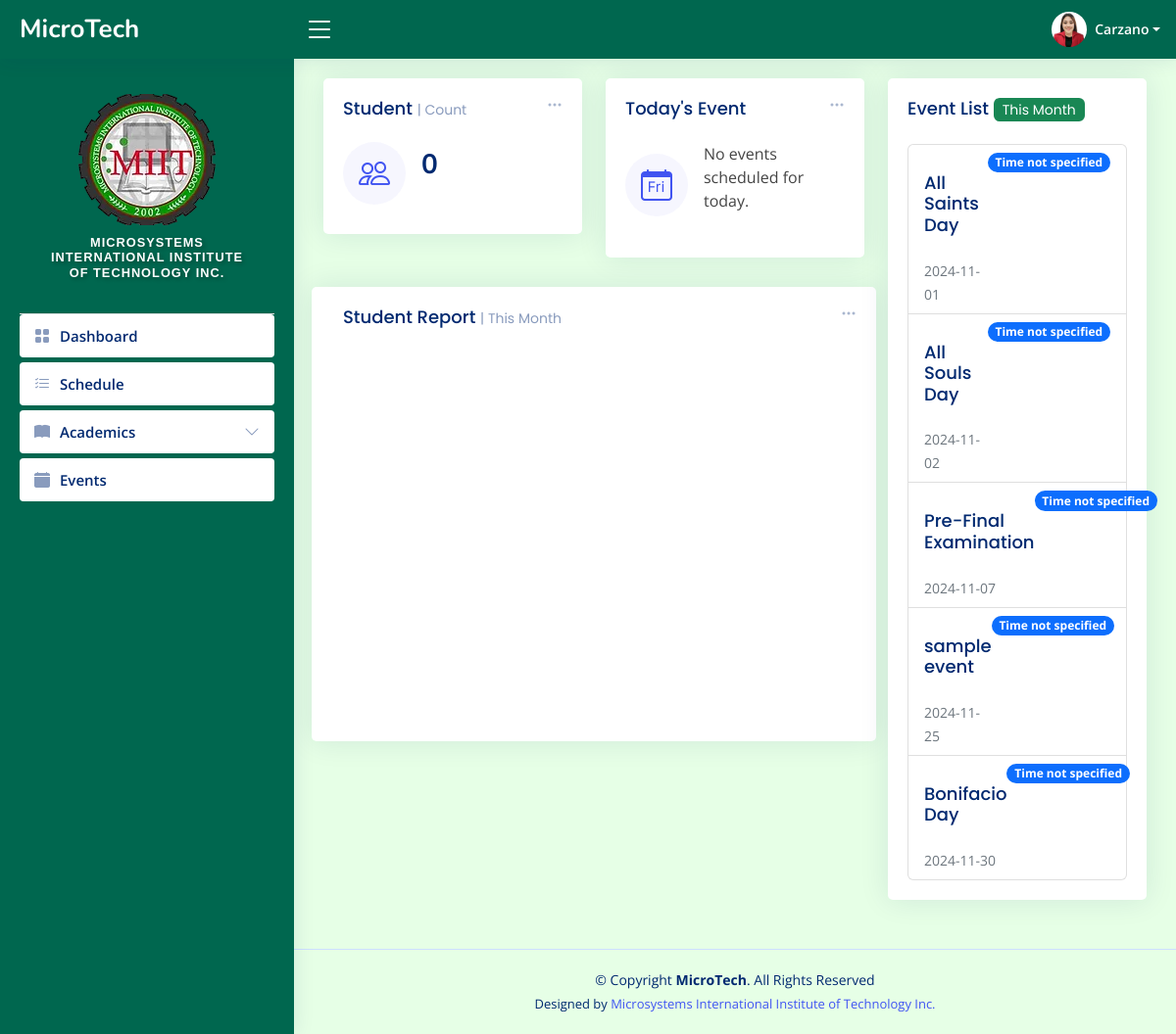
Page /admin/index2.php (signed in) on the committed database.
### tables this page shows
CREATE TABLE `tbl_users` (
  `user_id` int(11) NOT NULL,
  `user_fname` varchar(50) NOT NULL,
  `user_lname` varchar(50) NOT NULL,
  `user_email` varchar(80) NOT NULL,
  `user_name` varchar(50) NOT NULL,
  `user_pass` varchar(100) NOT NULL,
  `user_role` varchar(20) NOT NULL,
  `user_image` varchar(100) NOT NULL,
  `date_of_birth` date DEFAULT NULL,
  `gender` enum('Male','Female') DEFAULT NULL,
  `hire_date` date DEFAULT NULL,
  `department` varchar(100) DEFAULT NULL,
  `phone_number` varchar(15) DEFAULT NULL,
  `address` varchar(100) DEFAULT NULL,
  `created_at` timestamp NOT NULL DEFAULT current_timestamp()
);

CREATE TABLE `tbl_events` (
  `id` int(11) NOT NULL,
  `title` varchar(100) NOT NULL,
  `description` varchar(10000) NOT NULL,
  `start_date` date DEFAULT NULL,
  `end_date` date DEFAULT NULL
);

### PHP/index2-php-con.php (called while the page is built, shortened)
<?php
$currentYear = date('Y');
$currentMonth = date('m');
$connection = new Connection();
$pdo = $connection->open();
$sql = "SELECT * FROM tbl_events WHERE (DATE_FORMAT(start_date, '%Y-%m') = :currentMonthYear OR DATE_FORMAT(end_date, '%Y-%m') = :currentMonthYear) ORDER BY start_date ASC";
$stmt = $pdo->prepare($sql);
$currentMonthYear = $currentYear . '-' . $currentMonth;
$stmt->bindParam(':currentMonthYear', $currentMonthYear, PDO::PARAM_STR);
$stmt->execute();
$events = $stmt->fetchAll(PDO::FETCH_ASSOC);
$today = date('Y-m-d');
$sql = "SELECT * FROM tbl_events WHERE :today BETWEEN start_date AND end_date ORDER BY title ASC";
$stmt = $pdo->prepare($sql);
$stmt->execute(['today' => $today]);
$todaysEvent = $stmt->fetch(PDO::FETCH_ASSOC);
$userid = $_SESSION["login"];
try {
        $countSql = "
            SELECT COUNT(DISTINCT student_id) AS student_count
            FROM tbl_student_instructors
            WHERE instructor_id = :instructor_id
        ";
        $countStmt = $pdo->prepare($countSql);
        $countStmt->execute([':instructor_id' => $userid]);
        $countResult = $countStmt->fetch(PDO::FETCH_ASSOC);
        $studentCount = $countResult['student_count'];
} catch (PDOException $e) {
    echo "There was an error: " . $e->getMessage();
}
?>

### admin/index2.php (the view, shortened to what this page needs)
<?php include_once "../templates/header2.php";?>
<?php include_once "../PHP/index2-php-con.php"; ?>
<?php include_once "../PHP/studentRecords-con.php"; ?>
<main id="main" class="main">
    <section class="section dashboard">
        <div class="row">
            <div class="col-lg-8">
                <div class="row">
                    <div class="col-xxl-6 col-md-6">
                        <div class="card info-card sales-card">
                            <div class="filter">
                                <a class="icon" href="#" data-bs-toggle="dropdown"><i class="bi bi-three-dots"></i></a>
                            </div>
                            <div class="card-body">
                                <h5 class="card-title">Student <span>| Count</span></h5>
                                <div class="d-flex align-items-center">
                                    <div class="card-icon rounded-circle d-flex align-items-center justify-content-center">
                                        <i class="bi bi-people"></i>
                                    </div>
                                    <div class="ps-3">
                                        <h6> <?php echo htmlspecialchars($studentCount); ?></p>
                                        </h6>
                                    </div>
                                </div>
                            </div>
                        </div>
                    </div>
                    <div class="col-xxl-6 col-md-6">
                        <div class="card info-card sales-card">
                            <div class="filter">
                                <a class="icon" href="#" data-bs-toggle="dropdown"><i class="bi bi-three-dots"></i></a>
                            </div>
                            <div class="card-body">
                                <h5 class="card-title">Today's Event</h5>
                                <div class="d-flex align-items-center">
                                    <div class="card-icon rounded-circle d-flex align-items-center justify-content-center">
                                        <i class="bi bi-calendar-day"></i>
                                    </div>
                                    <div class="ps-3">
                                        <?php if ($todaysEvent) : ?>
                                            <h6 style="font-size:12px"><?php echo htmlspecialchars($todaysEvent['start_date']); ?></h6>
                                            <li class="list-group-item d-flex justify-content-between align-items-start">
                                                <div style="flex-grow: 1;">
                                                    <h6 class="card-title"><?php echo htmlspecialchars($todaysEvent['title']); ?></h6>
                                                </div>
                                            </li>
                                        <?php else : ?>
                                            <p>No events scheduled for today.</p>
                                        <?php endif; ?>
                                    </div>
                                </div>
                            </div>
                        </div>
                    </div>
                    <div class="card">
                    <div class="filter">
                        <a class="icon" href="#" data-bs-toggle="dropdown"><i class="bi bi-three-dots"></i></a>
                    </div>
                    <div class="card-body pb-0">
                        <h5 class="card-title">Student Report <span>| This Month</span></h5>
                        <div id="studentChart" style="min-height: 400px;" class="echart"></div>
                    </div>
                    </div>
                </div>
            </div>
            <div class="col-lg-4">
            <div class="card">
                <div class="card-body">
                    <h5 class="card-title">Event List <span class="badge bg-success" style="color: white;">This Month</span></h5>
                    <ul class="list-group">
                        <?php if (!empty($events)) : ?>
                            <?php foreach ($events as $event) : ?>
                                <li class="list-group-item d-flex justify-content-between align-items-start">
                                    <div>
                                        <h6 class="card-title"><?php echo htmlspecialchars($event['title'] ?? 'Untitled Event'); ?></h6>
                                        <small class="text-muted"><?php echo htmlspecialchars($event['start_date'] ?? 'Unknown Date'); ?></small>
                                    </div>
                                    <span class="badge bg-primary rounded-pill"><?php echo htmlspecialchars($event['time'] ?? 'Time not specified'); ?></span>
                                </li>
                            <?php endforeach; ?>
                        <?php else : ?>
                            <li class="list-group-item">No events found for the current month.</li>
                        <?php endif; ?>
                    </ul>
                </div>
            </div>
        </div>
        </div>
    </section>
</main>
<?php include_once "../templates/footer.php"; ?>

### templates/header2.php (shortened to what this page needs)
<!DOCTYPE html>
<html lang="en">
<head>
  <link href="../../assets/vendor/bootstrap/css/bootstrap.min.css" rel="stylesheet">
  <link href="../../assets/vendor/bootstrap-icons/bootstrap-icons.css" rel="stylesheet">
  <link href="../../assets/vendor/boxicons/css/boxicons.min.css" rel="stylesheet">
  <link href="../../assets/vendor/quill/quill.snow.css" rel="stylesheet">
  <link href="../../assets/vendor/quill/quill.bubble.css" rel="stylesheet">
  <link href="../../assets/vendor/remixicon/remixicon.css" rel="stylesheet">
  <link href="../../assets/vendor/simple-datatables/style.css" rel="stylesheet">
  <link href="../../assets/css/style.css" rel="stylesheet">
</head>
<body style="background-color: #e6ffe6;">
<?php
$database = new Connection();
$conn = $database->open();
$userid = $_SESSION["login"];
$statements = $conn->prepare("SELECT user_fname, user_lname, user_image, user_role FROM tbl_users WHERE user_id = ?");
$statements->execute([$userid]);
$user = $statements->fetch(PDO::FETCH_ASSOC);
if ($user) {
    $lname = $user['user_lname'];
    $image = $user['user_image'];
} else {
    $fname = '';
    $lname = '';
    $role = '';
    $image = 'default.png';
    echo "User not found!";
}
?>
  <header id="header" class="header fixed-top d-flex align-items-center" style="background-color: #00674f;">
    <div class="d-flex align-items-center justify-content-between">
      <a href="../admin/index3.php" class="logo d-flex align-items-center">
        <span class="d-none d-lg-block text-white">MicroTech</span>
      </a>
      <i class="bi bi-list toggle-sidebar-btn text-white"></i>
    </div>
    <nav class="header-nav ms-auto">
      <ul class="d-flex align-items-center">
        <li class="nav-item dropdown pe-3">
          <a class="nav-link nav-profile d-flex align-items-center pe-0" href="#" data-bs-toggle="dropdown">
           <img src="upload-files/<?php echo htmlspecialchars($image); ?>" id="currentPhoto" onerror="this.src='images/default.png'" alt="Profile Image" class="rounded-circle">
            <span class="d-none d-md-block dropdown-toggle ps-2 text-white"><?php echo htmlspecialchars($lname)?></span>
          </a>
        </li>
      </ul>
    </nav>
  </header>
  <aside id="sidebar" class="sidebar" style="background-color: #00674f;">
      <ul class="sidebar-nav" id="sidebar-nav">
      <div class="profile-section">
        <div>
          <img src="../admin/images/miit-logo.png" id="currentPhoto" onerror="this.src='images/default.png'" alt="Profile Image" class="rotate-flip">
        </div>
        <div class="logo-text" style="padding: 10px; text-align: center;">
          <h6>Microsystems International Institute of Technology Inc.</h6>
        </div>
      </div>
        <li class="nav-item">
          <a class="nav-link collapsed" href="../admin/index2.php">
            <i class="bi bi-grid-fill"></i>
            <span>Dashboard</span>
          </a>
        </li>
        <li class="nav-item">
          <a class="nav-link collapsed" href="../admin/schedule-teacher.php">
            <i class="bi bi-list-check"></i>
            <span>Schedule</span>
          </a>
        </li>
      <li class="nav-item">
            <a class="nav-link collapsed" data-bs-target="#tables-nav" data-bs-toggle="collapse" href="#">
              <i class="bi bi-book-fill"></i><span>Academics</span><i class="bi bi-chevron-down ms-auto"></i>
            </a>
      </li>
      <li class="nav-item">
        <a class="nav-link collapsed" href="../admin/event-teacher.php">
          <i class="bi bi-calendar-fill"></i>
          <span>Events</span>
        </a>
      </li>
  </aside>

### assets/css/style.css (style rules this page uses)
:root { scroll-behavior: smooth; }
body { font-family: 'Open Sans', sans-serif; background: #f6f9ff; color: #444444; }
a { color: #4154f1; text-decoration: none; }
h1, h2, h3, h4, h5, h6 { font-family: 'Nunito', sans-serif; }
#main { margin-top: 60px; padding: 20px 30px; transition: all 0.3s; }
.card { margin-bottom: 30px; border: none; border-radius: 5px; box-shadow: 0px 0 30px rgba(1, 41, 112, 0.1); }
.card-title { padding: 20px 0 15px 0; font-size: 18px; font-weight: 500; color: #012970; font-family: 'Poppins', sans-serif; }
.card-title span { color: #899bbd; font-size: 14px; font-weight: 400; }
.card-body { padding: 0 20px 20px 20px; }
.logo { line-height: 1; }
@media (min-width: 1200px) { .logo { width: 280px; } }
.logo span { font-size: 26px; font-weight: 700; color: #012970; font-family: 'Nunito', sans-serif; }
.header { transition: all 0.5s; z-index: 997; height: 60px; box-shadow: 0px 2px 20px rgba(1, 41, 112, 0.1); background-color: #fff; padding-left: 20px; }
.header .toggle-sidebar-btn { font-size: 32px; padding-left: 10px; cursor: pointer; color: #012970; }
.header-nav ul { list-style: none; }
.header-nav > ul { margin: 0; padding: 0; }
.header-nav .nav-profile { color: #012970; }
.header-nav .nav-profile img { max-height: 36px; }
.header-nav .nav-profile span { font-size: 14px; font-weight: 600; }
.sidebar { position: fixed; top: 60px; left: 0; bottom: 0; width: 300px; z-index: 996; transition: all 0.3s; padding: 20px; overflow-y: auto; scrollbar-width: thin; scrollbar-color: #aab7cf transparent; box-shadow: 0px 0px 20px rgba(1, 41, 112, 0.1); background-color: #fff; }
@media (min-width: 1200px) { #main, #footer { margin-left: 300px; } }
.sidebar-nav { padding: 0; margin: 0; list-style: none; }
.sidebar-nav li { padding: 0; margin: 0; list-style: none; }
.sidebar-nav .nav-item { margin-bottom: 5px; }
.sidebar-nav .nav-link { display: flex; align-items: center; font-size: 15px; font-weight: 600; color: #4154f1; transition: 0.3; background: #f6f9ff; padding: 10px 15px; border-radius: 4px; }
.sidebar-nav .nav-link i { font-size: 16px; margin-right: 10px; color: #4154f1; }
.sidebar-nav .nav-link.collapsed { color: #012970; background: #fff; }
.sidebar-nav .nav-link.collapsed i { color: #899bbd; }
.sidebar-nav .nav-link .bi-chevron-down { margin-right: 0; transition: transform 0.2s ease-in-out; }
.dashboard .filter { position: absolute; right: 0px; top: 15px; }
.dashboard .filter .icon { color: #aab7cf; padding-right: 20px; padding-bottom: 5px; transition: 0.3s; font-size: 16px; }
.dashboard .info-card { padding-bottom: 10px; }
.dashboard .info-card h6 { font-size: 28px; color: #012970; font-weight: 700; margin: 0; padding: 0; }
.dashboard .card-icon { font-size: 32px; line-height: 0; width: 64px; height: 64px; flex-shrink: 0; flex-grow: 0; }
.dashboard .sales-card .card-icon { color: #4154f1; background: #f6f6fe; }

### templates/header2.php (style rules this page uses)
.logo-text h6 { font-family: 'Arial', sans-serif; font-size: 0.8rem; font-weight: 600; letter-spacing: 1px; color: #ffffff; text-transform: uppercase; text-shadow: 2px 2px 4px rgba(0, 0, 0, 0.3); }
html { scroll-behavior: smooth; }
.sidebar .nav-link { transition: background-color 0.3s ease, color 0.3s ease; }
.profile-section { display: flex; flex-direction: column; align-items: center; padding: 1rem; border-bottom: 1px solid #ddd; }
header, aside { background-color: #008000; }

### rows in the picture
tbl_users: user_image (picture), user_lname "Carzano"
tbl_events: title "All Saints Day", start_date "2024-11-01", time "Time not specified"
tbl_events: title "All Souls Day", start_date "2024-11-02", time "Time not specified"
tbl_events: title "Pre-Final Examination", start_date "2024-11-07", time "Time not specified"
tbl_events: title "sample event", start_date "2024-11-25", time "Time not specified"
tbl_events: title "Bonifacio Day", start_date "2024-11-30", time "Time not specified"

### other values in the picture
$studentCount "0"
